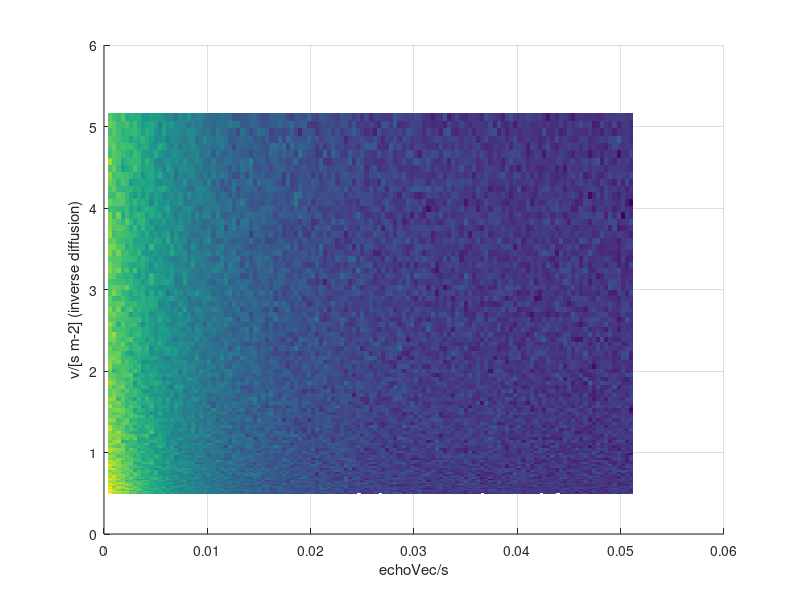
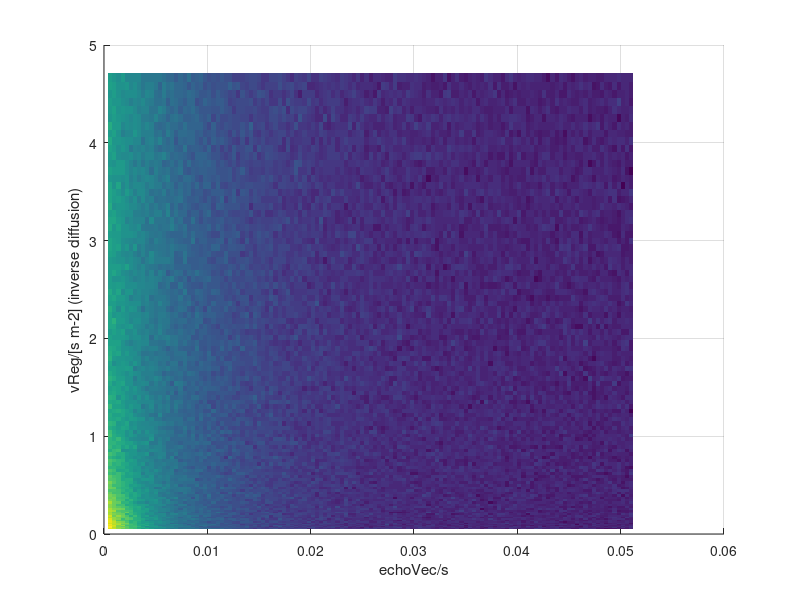

Reproduce these figures in MATLAB, in order.
% Generate T2-D data using relaxation compensated kernel
% July 25, 2017, TKM

clear
close all
clc

%% Define parameters

% COMPONENT 1
AmpA = 0.5;            %fraction
T1A = 20 * 1e-3;      %s
T2A = 3 * 1e-3;       %s
DA = 2;              %1e-9 m2 s-1

% COMPONENT 2
AmpB = 1-AmpA;         %calculated automatically
T1B = 31 * 1e-3;     %s
T2B = 10 * 1e-3;        %s
DB = 0.015;                %1e-9 m2 s-1

% ACQUITISION PARAMETERS
delta = 0.4 * 1e-3;      %s
DELTA = 2.5 * 1e-3;     %s
tE = 400 * 1e-6;       %s
nEchoes = 128;         %number of echoes

% OTHER PARAMETERS
n = 100;               %number of delta_eff points to simulate
G = 26;              %T m-1
SNR = 20;

%% Calculations

%Other parameters
gamma = 42.577*1e6*2*pi; %rad s-1 T-1

echoVec = tE:tE:nEchoes*tE;
dEff = linspace(0.05*delta,0.5*delta,n);

T2Ddata = zeros(n,nEchoes);
T2DdataReg = zeros(n,nEchoes);
noise = randn(n,nEchoes);


% Diffusion signal attenuation for first points

timefac = delta^3-3*delta^2*dEff + 3*(delta + 2*DELTA)*dEff.^2 + 3*dEff.^3;
v = (1/6)*gamma^2*G^2*timefac*1e-9;
DvecRCA = exp(-v*DA - 2*delta/T2A - DELTA/T1A);
DvecRCB = exp(-v*DB - 2*delta/T2B - DELTA/T1B);


vReg = gamma^2*G^2*dEff.^2.*(DELTA-dEff/3)*1e-9;
DvecRegA = exp(-vReg*DA);
DvecRegB = exp(-vReg*DB);


% Include T2 relaxation
for ii = 1:n
    T2Ddata(ii,:) = AmpA.*exp(-echoVec/T2A).*DvecRCA(ii) + AmpB.*exp(-echoVec/T2B).*DvecRCB(ii);
    T2DdataReg(ii,:) = AmpA.*exp(-echoVec/T2A).*DvecRegA(ii) + AmpB.*exp(-echoVec/T2B).*DvecRegB(ii);
end

noiseFac = max(max(T2Ddata))/mean(rms(noise));
noise = noise./(SNR/noiseFac);

T2Ddata = T2Ddata + noise;
T2DdataReg = T2DdataReg + noise;


figure(1)
surf(echoVec,v,T2Ddata)
shading flat
xlabel('echoVec/s');
ylabel('v/[s m-2] (inverse diffusion)')
view([0 90]);

figure(2)
surf(echoVec,vReg,T2DdataReg)
shading flat
xlabel('echoVec/s');
ylabel('vReg/[s m-2] (inverse diffusion)')
view([0 90]);


% Output for TwoDLaplaceInverse
save('T2Ddata_RC.dat', 'T2Ddata', '-ascii');
save('T2Ddata_Reg.dat', 'T2DdataReg', '-ascii');
save('T2axis.dat', 'echoVec', '-ascii')
save('vaxis_RC.dat', 'v', '-ascii')
save('vaxis_Reg.dat', 'vReg', '-ascii')

% Show the percentage you throuw off the attenuation factors by not
% including T1/T2 relaxation
% clc
% T2vsDA = (-2*delta/T2A)/(attenA(1))
% T1vsDA = (-DELTA/T1A)/(attenA(1))
% T2vsDB = (-2*delta/T2B)/(attenB(1))
% T1vsDB = (-DELTA/T1B)/(attenB(1))